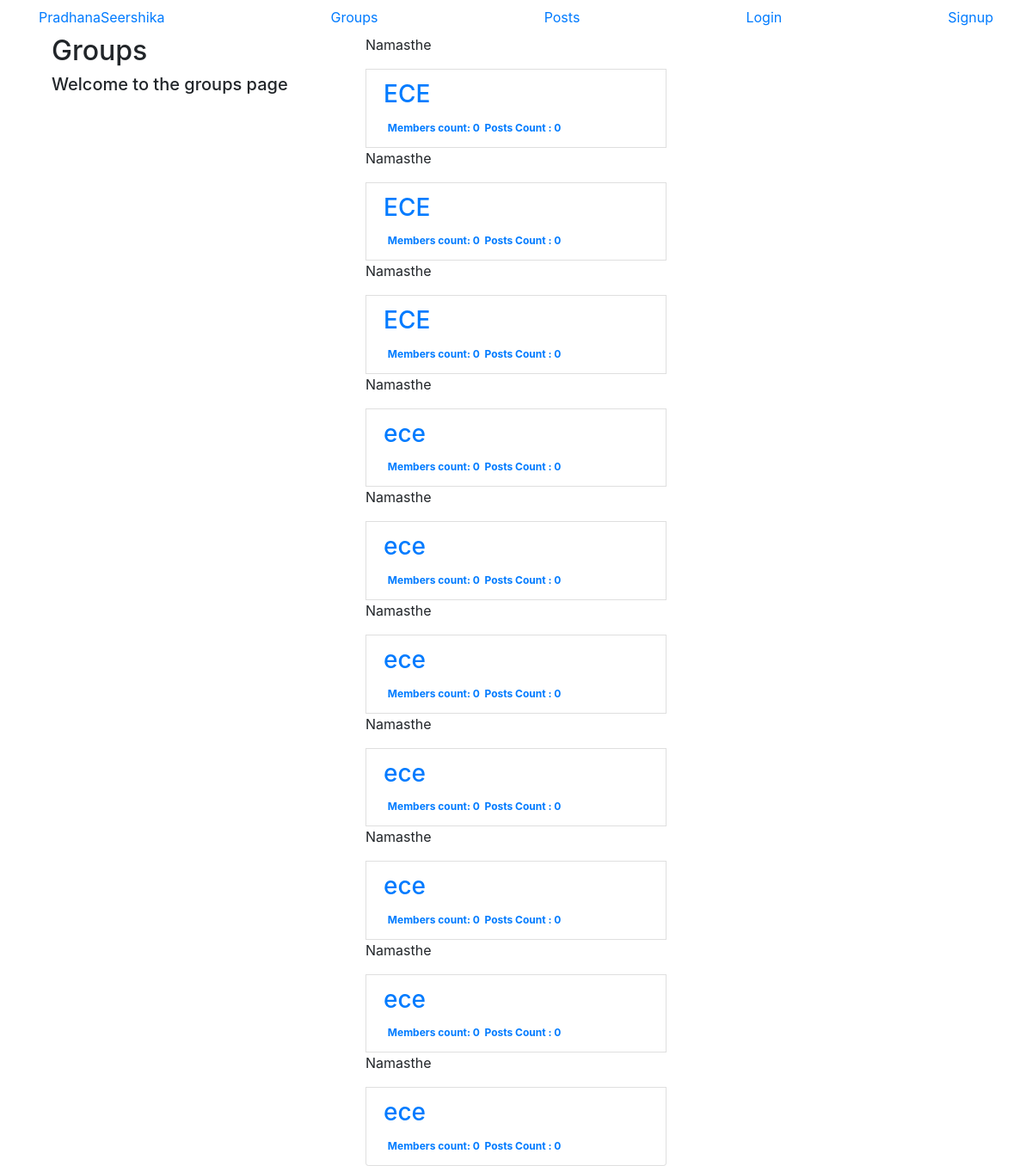
Before: /groups/ with the older database file.
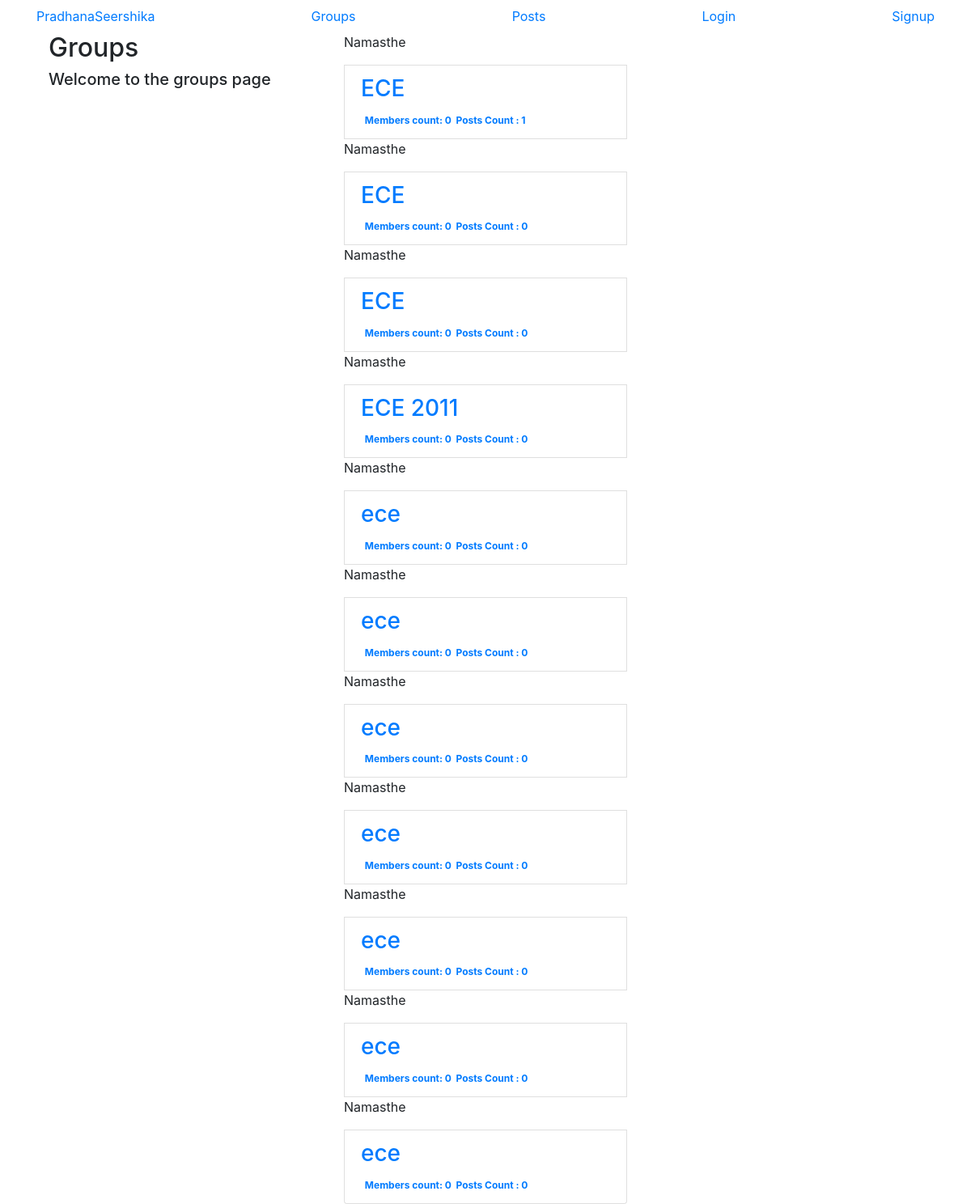
After: the same page with the newer database file.
### groups/models.py (models this page shows, shortened)
class Group(models.Model):
    name = models.CharField(max_length=47)
    description = models.TextField(blank=True,default='')
    image = models.ImageField(upload_to='group_images',blank=True)
    members = models.ManyToManyField(to=User,through='GroupMember')
    class Meta:
        ordering=['name']

### groups/views.py (the view)
# urls.py: path('',views.GroupList.as_view(),name='list'),
class GroupList(ListView):
    model = Group

### groups/templates/groups/group_list.html (shortened to what this page needs)
{% extends 'groups/group_base.html' %}
{% block pregroup %}
    <div class="col-md-4">
        <div class="container">
            <h2>Groups</h2>
            <h5>Welcome to the groups page</h5>
        </div>
    </div>
{% endblock %}
{% block groupcontent %}
    <div class="col-md-4">
        <div class="list-group">
            {% for group in group_list %}
                 <p>Namasthe</p>
                <a class="list-group-item" href="{% url 'groups:detail' pk=group.pk %}">
                    <h3 class="title list-group-item-heading">{{group.name}}</h3>
                    <div class="row">
                        <div class="col-md-4">
                            <span class="badge">Members count: {{group.members.count}}</span>
                        </div>
                        <div class="col-md-4">
                            <span class="badge">Posts Count : {{group.groupposts.count}} </span>
                        </div>
                    </div>
                </a>
            {% endfor %}
        </div>
    </div>
{% endblock %}

Changed rows visible on the page:
computed for Group (number 1 of 11 on the later page): groupposts.count "0" → "1"
added Group: name "ECE 2011", members.count "0", groupposts.count "0"
